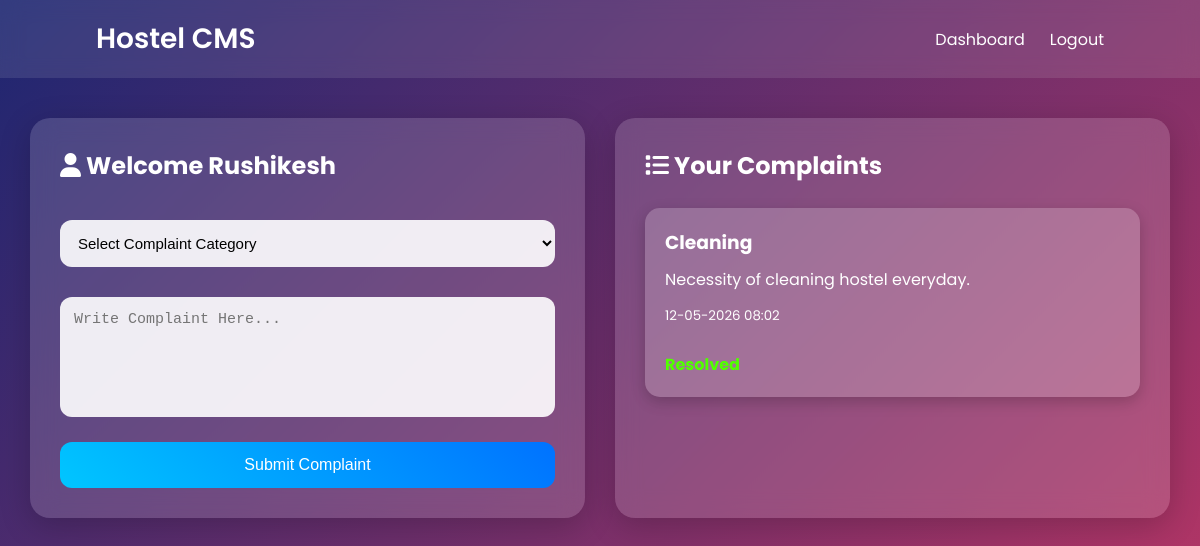
Page /student_dashboard (signed in) on the committed database.
### tables this page shows
CREATE TABLE complaints(
        id INTEGER PRIMARY KEY AUTOINCREMENT,
        username TEXT,
        category TEXT,
        complaint TEXT,
        status TEXT,
        date TEXT
    );

### app.py (the view)
@app.route('/student_dashboard')
def student_dashboard():
    if 'student' not in session:
        return redirect('/student_login')
    username = session['student']
    conn = sqlite3.connect("hostel.db")
    cursor = conn.cursor()
    cursor.execute("""
    SELECT * FROM complaints
    WHERE username=?
    """, (username,))
    complaints = cursor.fetchall()
    conn.close()
    return render_template(
        "student_dashboard.html",
        username=username,
        complaints=complaints
    )

### templates/student_dashboard.html (shortened to what this page needs)
<!DOCTYPE html>
<html lang="en">
<head>
    <link rel="stylesheet"
          href="{{ url_for('static', filename='style.css') }}">
    <link rel="stylesheet"
          href="https://cdnjs.cloudflare.com/ajax/libs/font-awesome/6.5.1/css/all.min.css">
</head>
<body>
<nav class="navbar">
    <div class="logo">
        Hostel CMS
    </div>
    <ul>
        <li>
            <a href="/student_dashboard">
                Dashboard
            </a>
        </li>
        <li>
            <a href="/logout">
                Logout
            </a>
        </li>
    </ul>
</nav>
<div class="dashboard-container">
    <div class="dashboard-box">
        <h2>
            <i class="fas fa-user"></i>
            Welcome {{ username }}
        </h2>
        <form action="/complaint"
              method="POST">
            <select name="category"
                    id="category"
                    onchange="showOtherField()"
                    required>
                <option value="">
                    Select Complaint Category
                </option>
            </select>
            <textarea name="complaint"
                      placeholder="Write Complaint Here..."
                      required></textarea>
            <button type="submit">
                Submit Complaint
            </button>
        </form>
    </div>
    <div class="dashboard-box">
        <h2>
            <i class="fas fa-list"></i>
            Your Complaints
        </h2>
        {% for complaint in complaints %}
        <div class="complaint-card">
            <h3>
                {{ complaint[2] }}
            </h3>
            <p>
                {{ complaint[3] }}
            </p>
            <small>
                {{ complaint[5] }}
            </small>
            <br><br>
            {% if complaint[4] == "Pending" %}
                <span class="pending">
                    {{ complaint[4] }}
                </span>
            {% else %}
                <span class="resolved">
                    {{ complaint[4] }}
                </span>
            {% endif %}
        </div>
        {% endfor %}
    </div>
</div>
</body>
</html>

### static/style.css (style rules this page uses)
* { margin:0; padding:0; box-sizing:border-box; }
body { font-family:'Poppins',sans-serif; background:linear-gradient(135deg,#1d2671,#c33764); min-height:100vh; color:white; }
.navbar { width:100%; padding:18px 8%; display:flex; justify-content:space-between; align-items:center; background:rgba(255,255,255,0.1); backdrop-filter:blur(10px); position:sticky; top:0; z-index:1000; }
.logo { font-size:28px; font-weight:600; color:white; }
.navbar ul { display:flex; list-style:none; gap:25px; }
.navbar ul li a { color:white; text-decoration:none; font-size:16px; transition:0.3s; }
input, textarea, select { width:100%; padding:14px; margin-top:12px; margin-bottom:18px; border:none; border-radius:12px; outline:none; font-size:15px; background:rgba(255,255,255,0.9); }
textarea { height:120px; resize:none; }
button { width:100%; padding:14px; border:none; border-radius:12px; background:linear-gradient(45deg,#00c6ff,#0072ff); color:white; font-size:16px; cursor:pointer; transition:0.3s; }
.dashboard-container { width:95%; margin:40px auto; display:flex; gap:30px; flex-wrap:wrap; justify-content:center; }
.dashboard-box { flex:1; min-width:320px; background:rgba(255,255,255,0.15); backdrop-filter:blur(12px); border-radius:20px; padding:30px; box-shadow:0 8px 32px rgba(0,0,0,0.2); }
.dashboard-box h2 { margin-bottom:25px; }
.complaint-card { background:rgba(255,255,255,0.2); padding:20px; border-radius:15px; margin-top:20px; box-shadow:0 5px 15px rgba(0,0,0,0.2); }
.complaint-card h3 { margin-bottom:10px; }
.complaint-card p { margin-bottom:10px; }
.resolved { color:#51ff00; font-weight:bold; }

### rows in the picture
complaints: username "Rushikesh", category "Cleaning", complaint "Necessity of cleaning hostel everyday.", date "12-05-2026 08:02", status "Resolved"
